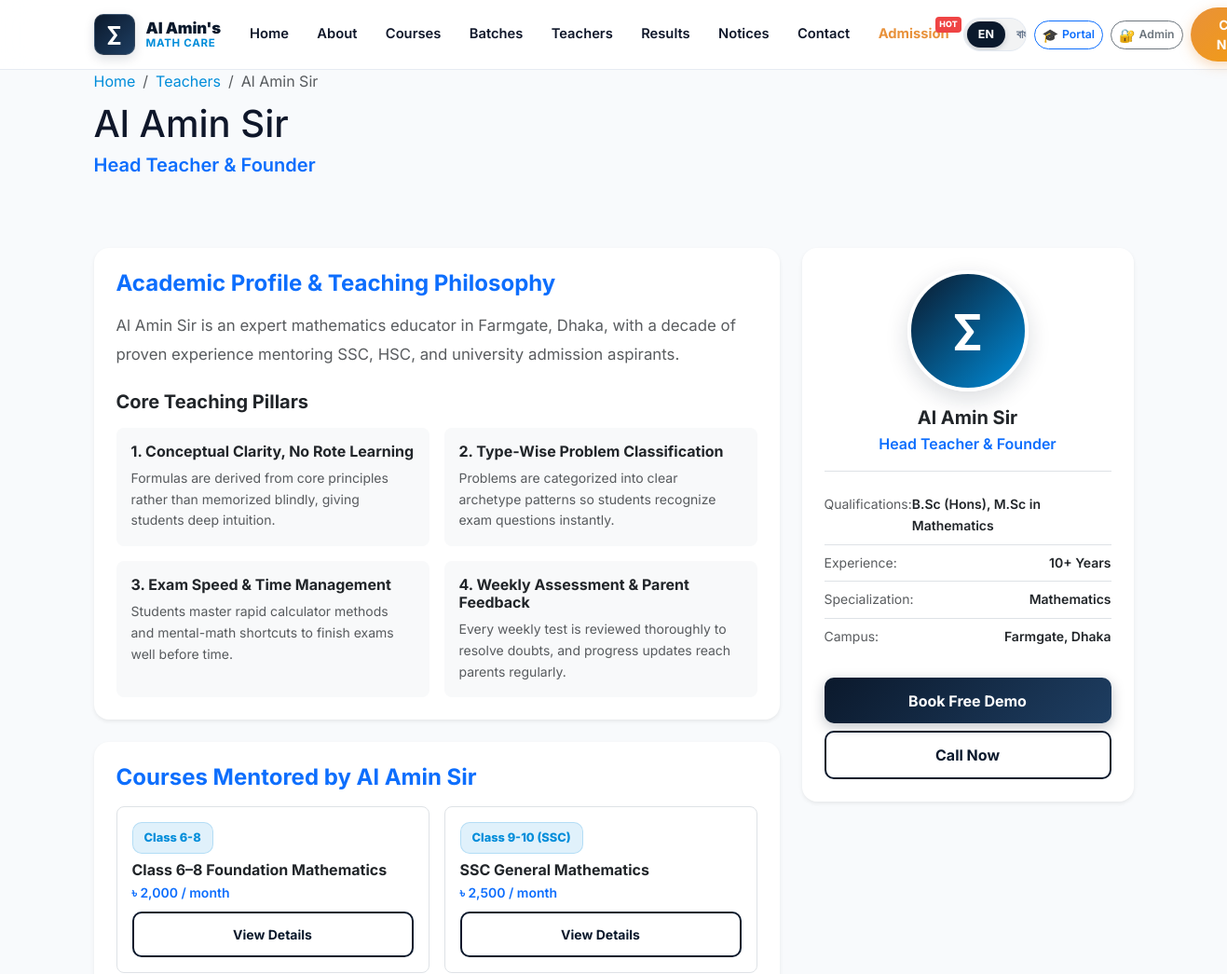
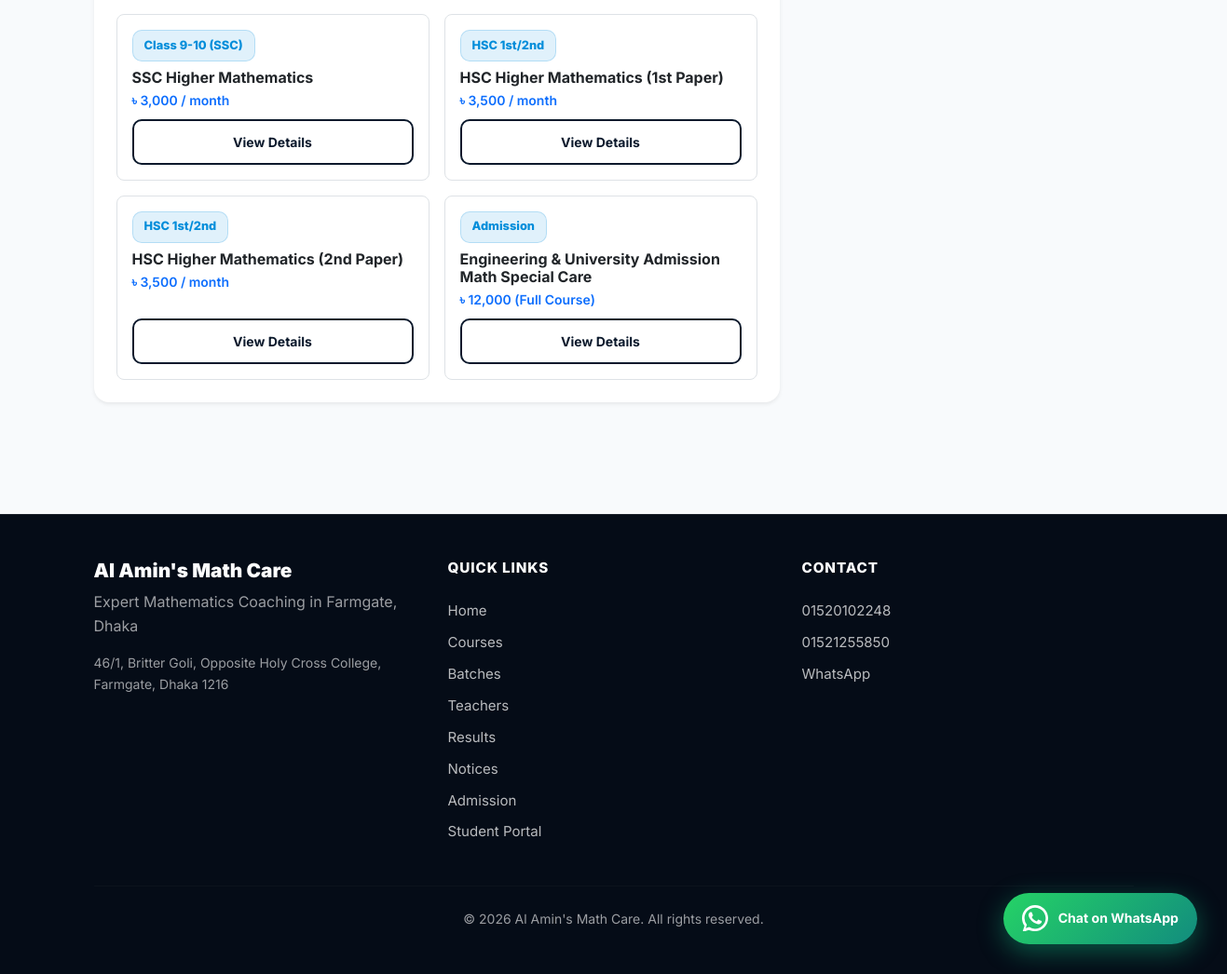
The app's page /teacher-profile.php with its own data (2 pictures, top to bottom).
### tables this page shows
CREATE TABLE IF NOT EXISTS `teachers` (
  `id` INT UNSIGNED AUTO_INCREMENT PRIMARY KEY,
  `user_id` INT UNSIGNED NULL,
  `slug` VARCHAR(100) NOT NULL UNIQUE,
  `name_en` VARCHAR(100) NOT NULL,
  `name_bn` VARCHAR(100) DEFAULT NULL,
  `designation_en` VARCHAR(100) NOT NULL DEFAULT 'Head Teacher',
  `designation_bn` VARCHAR(100) DEFAULT NULL,
  `qualification` VARCHAR(255) NOT NULL,
  `experience_years` TINYINT UNSIGNED DEFAULT 0,
  `bio_en` TEXT DEFAULT NULL,
  `bio_bn` TEXT DEFAULT NULL,
  `photo` VARCHAR(255) DEFAULT NULL,
  `is_head_teacher` TINYINT(1) DEFAULT 0,
  `sort_order` SMALLINT DEFAULT 0,
  `is_active` TINYINT(1) DEFAULT 1,
  `is_deleted` TINYINT(1) DEFAULT 0,
  `created_at` TIMESTAMP DEFAULT CURRENT_TIMESTAMP,
  FOREIGN KEY (`user_id`) REFERENCES `users`(`id`) ON DELETE SET NULL
);

CREATE TABLE IF NOT EXISTS `courses` (
  `id` INT UNSIGNED AUTO_INCREMENT PRIMARY KEY,
  `slug` VARCHAR(150) NOT NULL UNIQUE,
  `title_en` VARCHAR(200) NOT NULL,
  `title_bn` VARCHAR(200) DEFAULT NULL,
  `class_level` VARCHAR(50) NOT NULL,
  `math_category` ENUM('general_math', 'higher_math_1st', 'higher_math_2nd', 'combined_higher_math', 'admission_engineering_math') NOT NULL DEFAULT 'general_math',
  `course_type` ENUM('regular', 'crash', 'model_test', 'special_care') DEFAULT 'regular',
  `duration` VARCHAR(50) DEFAULT NULL,
  `fee` DECIMAL(10,2) NOT NULL DEFAULT 0.00,
  `fee_display_en` VARCHAR(80) DEFAULT 'Contact us',
  `fee_display_bn` VARCHAR(80) DEFAULT 'যোগাযোগ করুন',
  `teacher_id` INT UNSIGNED DEFAULT NULL,
  `description_en` TEXT DEFAULT NULL,
  `description_bn` TEXT DEFAULT NULL,
  `is_popular` TINYINT(1) DEFAULT 0,
  `is_active` TINYINT(1) DEFAULT 1,
  `is_deleted` TINYINT(1) DEFAULT 0,
  `created_at` TIMESTAMP DEFAULT CURRENT_TIMESTAMP,
  FOREIGN KEY (`teacher_id`) REFERENCES `teachers`(`id`) ON DELETE SET NULL
);

### includes/i18n.php (called while the page is built, shortened)
<?php
function app_config(): array
{
    static $config = null;
    if ($config === null) {
        $config = require __DIR__ . '/../config/app.php';
    }
    return $config;
}
function current_locale(): string
{
    $config = app_config();
    $locale = $_GET['lang'] ?? $_COOKIE['site_lang'] ?? $_COOKIE['locale'] ?? $config['default_locale'];
    return $locale;
}
function load_translations(string $locale): array
{
    $file = __DIR__ . '/../lang/' . $locale . '.php';
    return require $file;
}
function init_i18n(): void
{
    $config = app_config();
    $locale = current_locale();
    $translations = load_translations($locale);
}
function __(string $key, array $replace = []): string
{
    global $translations, $locale;
    $text = $translations[$key] ?? $key;
    foreach ($replace as $search => $value) {
        $text = str_replace(':' . $search, (string) $value, $text);
    }
    return $text;
}
function base_url(string $path = ''): string
{
    $base = rtrim(app_config()['base_url'] ?? '', '/');
    $path = ltrim($path, '/');
    return $base . ($path !== '' ? '/' . $path : '');
}
function get_current_lang(): string
{
    global $locale;
    return $locale ?? 'en';
}
function content(?array $row, string $field): string
{
    $current = get_current_lang();
    $localizedField = "{$field}_{$current}";
    if (!empty($row[$localizedField])) {
        return (string) $row[$localizedField];
    }
    return (string) ($row[$field] ?? '');
}

### includes/helpers.php (called while the page is built, shortened)
<?php
function e(?string $value): string
{
    return htmlspecialchars($value ?? '', ENT_QUOTES | ENT_SUBSTITUTE, 'UTF-8');
}
function phone_link(string $number): string
{
    $digits = preg_replace('/\D/', '', $number);
    if (strlen($digits) === 11 && str_starts_with($digits, '0')) {
        $digits = '88' . $digits;
    }
    return 'tel:+' . $digits;
}
function config_tagline(): string
{
    $locale = function_exists('get_current_lang') ? get_current_lang() : 'en';
    $config = app_config();
    return $locale === 'bn' ? $config['site_tagline_bn'] : $config['site_tagline_en'];
}

### teacher-profile.php (the view, shortened to what this page needs)
<?php
require_once __DIR__ . '/includes/db.php';
require_once __DIR__ . '/includes/i18n.php';
require_once __DIR__ . '/includes/helpers.php';
$slug = clean_input($_GET['slug'] ?? 'al-amin-sir');
$teacher = null;
$courses = [];
try {
    $pdo = db();
    $stmt = $pdo->prepare('SELECT * FROM teachers WHERE slug = :slug AND is_deleted = 0 AND is_active = 1 LIMIT 1');
    $stmt->execute([':slug' => $slug]);
    $teacher = $stmt->fetch();
    if ($teacher) {
        $cStmt = $pdo->prepare('SELECT * FROM courses WHERE teacher_id = :tid AND is_deleted = 0 AND is_active = 1 ORDER BY id ASC');
        $cStmt->execute([':tid' => $teacher['id']]);
        $courses = $cStmt->fetchAll();
    }
} catch (Throwable $e) {
}
$name = content($teacher, 'name');
$designation = content($teacher, 'designation');
$bio = content($teacher, 'bio');
require __DIR__ . '/includes/header.php';
?>
<section class="page-hero">
    <div class="container">
        <nav aria-label="breadcrumb">
            <ol class="breadcrumb mb-2 small">
                <li class="breadcrumb-item"><a href="<?= e(base_url('index.php')) ?>"><?= e(__('nav_home')) ?></a></li>
                <li class="breadcrumb-item"><a href="<?= e(base_url('teachers.php')) ?>"><?= e(__('nav_teachers')) ?></a></li>
                <li class="breadcrumb-item active" aria-current="page"><?= e($name) ?></li>
            </ol>
        </nav>
        <h1 class="mt-2 mb-1"><?= e($name) ?></h1>
        <p class="text-primary lead mb-0 fw-semibold"><?= e($designation) ?></p>
    </div>
</section>
<section class="section">
    <div class="container">
        <div class="row g-4">
            <div class="col-lg-8">
                <div class="card border-0 shadow-sm rounded-4 p-4 mb-4">
                    <h2 class="h4 fw-bold text-primary mb-3">
                        <?= $locale === 'bn' ? 'শিক্ষক পরিচিতি ও শিক্ষাদর্শন' : 'Academic Profile & Teaching Philosophy' ?>
                    </h2>
                    <p class="text-muted mb-4" style="line-height: 1.8; font-size: 1.05rem;">
                        <?= e($bio) ?>
                    </p>
                    <h3 class="h5 fw-bold mb-3">
                        <?= $locale === 'bn' ? 'পাঠদানের বিশেষ ৪টি মূলনীতি' : 'Core Teaching Pillars' ?>
                    </h3>
                    <div class="row g-3">
                        <div class="col-md-6">
                            <div class="p-3 bg-light rounded-3 h-100">
                                <h4 class="h6 fw-bold mb-2">1. <?= $locale === 'bn' ? 'মুখস্থ নয়, ধারণাগত স্পষ্টতা' : 'Conceptual Clarity, No Rote Learning' ?></h4>
                                <p class="small text-muted mb-0">
                                    <?= $locale === 'bn' ? 'প্রতিটি সূত্রের জ্যামিতিক ও বীজগাণিতিক প্রমাণ ক্লাসে সরাসরি উপস্থাপন করা হয় যাতে ছাত্রছাত্রীরা সূত্রের পেছনের যুক্তি বুঝতে পারে।' : 'Formulas are derived from core principles rather than memorized blindly, giving students deep intuition.' ?>
                                </p>
                            </div>
                        </div>
                        <div class="col-md-6">
                            <div class="p-3 bg-light rounded-3 h-100">
                                <h4 class="h6 fw-bold mb-2">2. <?= $locale === 'bn' ? 'টাইপভিত্তিক সমস্যা সমাধান' : 'Type-Wise Problem Classification' ?></h4>
                                <p class="small text-muted mb-0">
                                    <?= $locale === 'bn' ? 'প্রতিটি অধ্যায়ের গাণিতিক সমস্যাগুলোকে ৩-৪টি টাইপে ভাগ করে শেখানো হয়, যাতে পরীক্ষায় প্রশ্ন ঘুরিয়ে আসলেও চেনা লাগে।' : 'Problems are categorized into clear archetype patterns so students recognize exam questions instantly.' ?>
                                </p>
                            </div>
                        </div>
                        <div class="col-md-6">
                            <div class="p-3 bg-light rounded-3 h-100">
                                <h4 class="h6 fw-bold mb-2">3. <?= $locale === 'bn' ? 'টাইম ম্যানেজমেন্ট ও শর্টকাট' : 'Exam Speed & Time Management' ?></h4>
                                <p class="small text-muted mb-0">
                                    <?= $locale === 'bn' ? 'বোর্ড ও ভর্তি পরীক্ষার ক্ষেত্রে সময় বাঁচানোর বিশেষ শর্টকাট টেকনিক ও ক্যালকুলেটরের নিখুঁত ব্যবহার প্রশিক্ষণ।' : 'Students master rapid calculator methods and mental-math shortcuts to finish exams well before time.' ?>
                                </p>
                            </div>
                        </div>
                        <div class="col-md-6">
                            <div class="p-3 bg-light rounded-3 h-100">
                                <h4 class="h6 fw-bold mb-2">4. <?= $locale === 'bn' ? 'সাপ্তাহিক মূল্যায়ন ও ফিডব্যাক' : 'Weekly Assessment & Parent Feedback' ?></h4>
                                <p class="small text-muted mb-0">
                                    <?= $locale === 'bn' ? 'প্রতি সপ্তাহের পরীক্ষা শেষে ভুল হওয়া অংকগুলো আবার সমাধান করে দেওয়া হয় এবং ফলাফল এসএমএস পাঠানো হয়।' : 'Every weekly test is reviewed thoroughly to resolve doubts, and progress updates reach parents regularly.' ?>
                                </p>
                            </div>
                        </div>
                    </div>
                </div>
                <div class="card border-0 shadow-sm rounded-4 p-4">
                    <h2 class="h4 fw-bold text-primary mb-3">
                        <?= $locale === 'bn' ? 'স্যারের তত্ত্বাবধানে পরিচালিত কোর্সসমূহ' : 'Courses Mentored by Al Amin Sir' ?>
                    </h2>
                    <div class="row g-3">
                        <?php foreach ($courses as $c):
                            $cTitle = content($c, 'title');
                            $cLevel = $c['class_level'];
                            $cFee = content($c, 'fee_display');
                        ?>
                        <div class="col-md-6">
                            <div class="border rounded-3 p-3 h-100 d-flex flex-column">
                                <span class="badge-class mb-2 align-self-start"><?= e($cLevel) ?></span>
                                <h3 class="h6 fw-bold mb-1"><?= e($cTitle) ?></h3>
                                <p class="text-primary fw-semibold small mb-2"><?= e($cFee) ?></p>
                                <a href="<?= e(base_url('course-details.php?slug=' . urlencode($c['slug']))) ?>" class="btn btn-outline-custom btn-sm mt-auto">
                                    <?= e(__('btn_view_details')) ?>
                                </a>
                            </div>
                        </div>
                        <?php endforeach; ?>
                    </div>
                </div>
            </div>
            <div class="col-lg-4">
                <div class="card border-0 shadow-sm rounded-4 p-4 sticky-top text-center" style="top: 90px;">
                    <div class="teacher-avatar mb-3 mx-auto" style="width: 130px; height: 130px; font-size: 2.8rem;">
                        ∑
                    </div>
                    <h3 class="h5 fw-bold mb-1"><?= e($name) ?></h3>
                    <p class="text-primary fw-semibold mb-3"><?= e($designation) ?></p>
                    <ul class="list-unstyled text-start border-top pt-3 mb-4 small">
                        <li class="py-2 border-bottom d-flex justify-content-between">
                            <span class="text-muted"><?= $locale === 'bn' ? 'শিক্ষাগত যোগ্যতা' : 'Qualifications' ?>:</span>
                            <span class="fw-semibold"><?= e($teacher['qualification'] ?? 'B.Sc (Hons), M.Sc') ?></span>
                        </li>
                        <li class="py-2 border-bottom d-flex justify-content-between">
                            <span class="text-muted"><?= $locale === 'bn' ? 'অভিজ্ঞতা' : 'Experience' ?>:</span>
                            <span class="fw-semibold">10+ <?= $locale === 'bn' ? 'বছর' : 'Years' ?></span>
                        </li>
                        <li class="py-2 border-bottom d-flex justify-content-between">
                            <span class="text-muted"><?= $locale === 'bn' ? 'স্পেশালাইজেশন' : 'Specialization' ?>:</span>
                            <span class="fw-semibold"><?= e(__('mathematics')) ?></span>
                        </li>
                        <li class="py-2 d-flex justify-content-between">
                            <span class="text-muted"><?= $locale === 'bn' ? 'ক্যাম্পাস' : 'Campus' ?>:</span>
                            <span class="fw-semibold">Farmgate, Dhaka</span>
                        </li>
                    </ul>
                    <div class="d-grid gap-2">
                        <a href="<?= e(base_url('admission.php?demo=1')) ?>" class="btn btn-primary-custom">
                            <?= e(__('btn_free_demo')) ?>
                        </a>
                        <a href="<?= e(phone_link($config['phone_primary'])) ?>" class="btn btn-outline-custom">
                            <?= e(__('btn_call')) ?>
                        </a>
                    </div>
                </div>
            </div>
        </div>
    </div>
</section>
<?php require __DIR__ . '/includes/footer.php'; ?>

### assets/css/main.css (style rules this page uses)
:root { --primary: #0b192c; --primary-dark: #050c17; --primary-light: #1e3e62; --primary-surface: #f0f4f9; --accent-cyan: #008dda; --accent-cyan-light: #41b06e; --accent-cyan-glow: rgba(0, 141, 218, 0.25); --accent-gold: #f59e0b; --accent-amber: #e8913a; --accent-hover: #d97706; --success: #10b981; --success-bg: #ecfdf5; --success-border: #a7f3d0; --success-text: #065f46; --urgent: #ef4444; --urgent-bg: #fef2f2; --urgent-border: #fecaca; --urgent-text: #991b1b; --bg: #f8fafc; --surface: #ffffff; --surface-glass: rgba(255, 255, 255, 0.85); --surface-glass-dark: rgba(11, 25, 44, 0.78); --border: #e2e8f0; --border-glass: rgba(255, 255, 255, 0.25); --border-hover: rgba(0, 141, 218, 0.35); --text: #0f172a; --text-muted: #64748b; --text-soft: #94a3b8; --shadow-sm: 0 2px 4px rgba(11, 25, 44, 0.04); --shadow-md: 0 6px 16px -2px rgba(11, 25, 44, 0.07), 0 2px 6px -1px rgba(11, 25, 44, 0.04); --shadow-lg: 0 14px 28px -4px rgba(11, 25, 44, 0.09), 0 8px 12px -3px rgba(11, 25, 44, 0.05); --shadow-hover: 0 22px 38px -6px rgba(11, 25, 44, 0.14), 0 12px 18px -4px rgba(0, 141, 218, 0.08); --shadow-glow-cyan: 0 0 25px rgba(0, 141, 218, 0.35); --shadow-glow-whatsapp: 0 8px 28px rgba(16, 185, 129, 0.45); --radius-sm: 10px; --radius-md: 16px; --radius-lg: 24px; --radius-pill: 9999px; --font-en: 'Inter', system-ui, -apple-system, sans-serif; --font-bn: 'Noto Sans Bengali', 'Inter', system-ui, sans-serif; --font: var(--font-en); }
*, *::before, *::after { box-sizing: border-box; }
html { scroll-behavior: smooth; -webkit-text-size-adjust: 100%; }
body { font-family: var(--font); color: var(--text); background-color: var(--bg); line-height: 1.62; padding-bottom: 84px; margin: 0; overflow-x: hidden; -webkit-font-smoothing: antialiased; -moz-osx-font-smoothing: grayscale; }
@media (min-width: 992px) { body { padding-bottom: 0; } }
a { color: var(--accent-cyan); text-decoration: none; transition: color 0.2s ease; }
.btn-primary-custom { background: linear-gradient(135deg, var(--primary), var(--primary-light)); border: none; color: #ffffff !important; font-weight: 700; border-radius: var(--radius-sm); padding: 0.8rem 1.5rem; box-shadow: 0 4px 14px rgba(11, 25, 44, 0.25); transition: all 0.25s ease; display: inline-flex; align-items: center; justify-content: center; gap: 0.5rem; }
.btn-outline-custom { border: 2px solid var(--primary); color: var(--primary); font-weight: 700; border-radius: var(--radius-sm); padding: 0.75rem 1.5rem; background: transparent; transition: all 0.25s ease; display: inline-flex; align-items: center; justify-content: center; gap: 0.5rem; }
.section { padding: 4.5rem 0; }
.badge-class { background: rgba(0, 141, 218, 0.12); color: var(--accent-cyan); font-weight: 800; padding: 0.35rem 0.75rem; border-radius: var(--radius-sm); font-size: 0.8rem; border: 1px solid rgba(0, 141, 218, 0.2); }
.teacher-avatar { width: 128px; height: 128px; margin: 0 auto 1.25rem; border-radius: 50%; background: linear-gradient(135deg, var(--primary), var(--accent-cyan)); color: #ffffff; display: grid; place-items: center; font-size: 2.8rem; font-weight: 800; border: 4px solid #ffffff; box-shadow: 0 8px 24px rgba(11, 25, 44, 0.15); }

### records on screen
teachers: name_en "Al Amin Sir", designation_en "Head Teacher & Founder", bio_en "Al Amin Sir is an expert mathematics educator in Farmgate, Dhaka, with a decade of proven experience mentoring SSC, HSC, and university admission aspirants.", qualification "B.Sc (Hons), M.Sc in Mathematics"
courses: class_level "Class 6-8", title_en "Class 6–8 Foundation Mathematics", fee_display_en "৳ 2,000 / month"
courses: class_level "Class 9-10 (SSC)", title_en "SSC General Mathematics", fee_display_en "৳ 2,500 / month"
courses: class_level "Class 9-10 (SSC)", title_en "SSC Higher Mathematics", fee_display_en "৳ 3,000 / month"
courses: class_level "HSC 1st/2nd", title_en "HSC Higher Mathematics (1st Paper)", fee_display_en "৳ 3,500 / month"
courses: class_level "HSC 1st/2nd", title_en "HSC Higher Mathematics (2nd Paper)", fee_display_en "৳ 3,500 / month"
courses: class_level "Admission", title_en "Engineering & University Admission Math Special Care", fee_display_en "৳ 12,000 (Full Course)"

### other values on screen
__('nav_home') "Home"
__('nav_about') "About"
__('nav_courses') "Courses"
__('nav_batches') "Batches"
__('nav_teachers') "Teachers"
__('nav_results') "Results"
__('nav_notices') "Notices"
__('nav_contact') "Contact"
__('nav_admission') "Admission"
__('mathematics') "Mathematics"
__('btn_free_demo') "Book Free Demo"
__('btn_call') "Call Now"
__('btn_whatsapp') "Chat on WhatsApp"
$config['site_name'] "Al Amin's Math Care"
__('footer_tagline') "Expert Mathematics Coaching in Farmgate, Dhaka"
